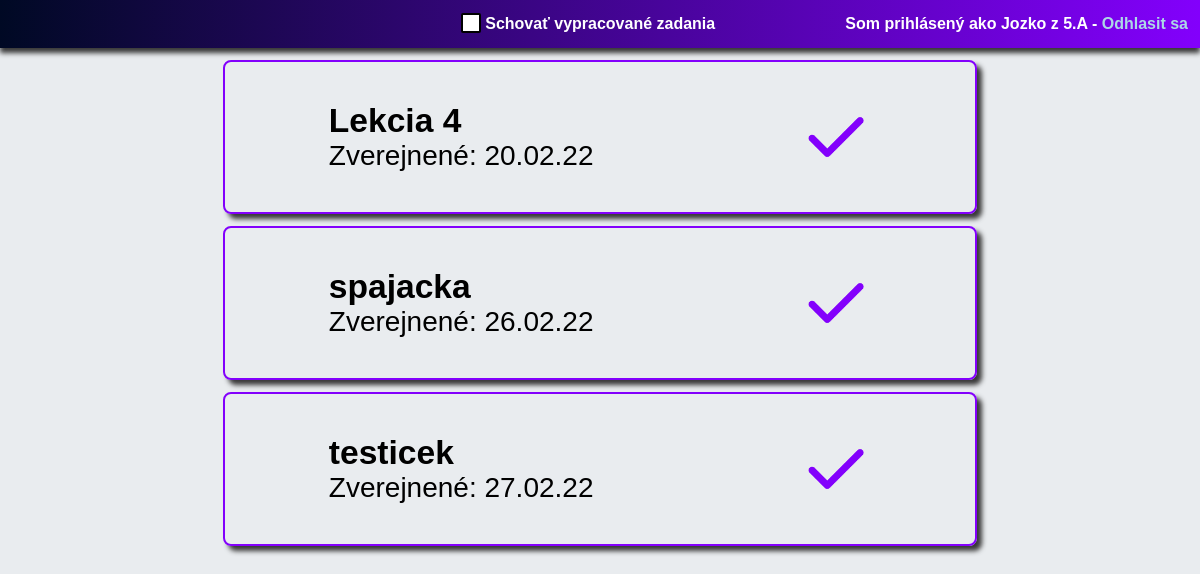
Before: /slovicka/home/ (signed in) with the older database file.
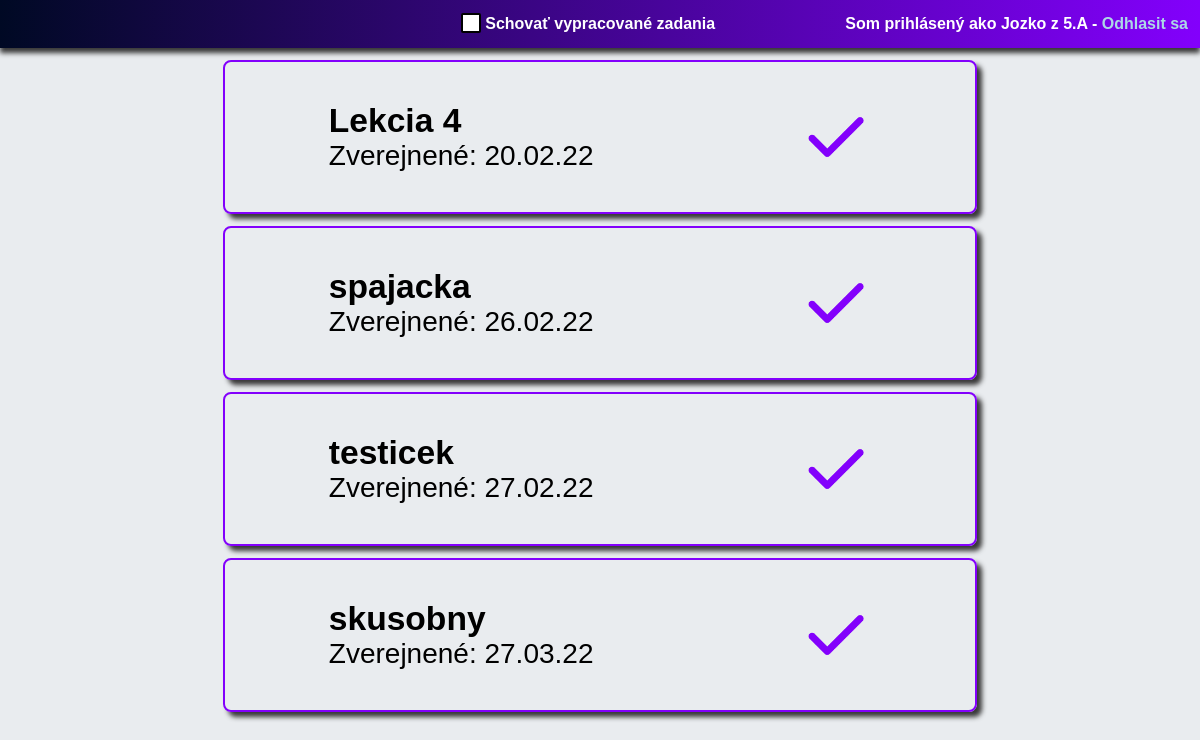
After: the same page with the newer database file.
### slovicka/models.py (models this page shows, shortened)
class Cvicenie(models.Model):
    nazov = models.CharField(max_length=50)
    datum = models.DateTimeField('Datum uverejnenia')
    groups = tuple(Group.objects.all())
    vyber = zip(map(str,groups),map(str,groups))
    trieda = models.CharField(max_length=100, choices=vyber)
    typ = models.CharField(max_length = 100, choices = [('Dopisovanie', 'Dopisovanie'), ('Spajanie', 'Spajanie')], default='Dopisovanie')
    class Meta:
        verbose_name_plural = 'Cvicenia'

### slovicka/views.py (the view)
# urls.py: 2. Add a URL to urlpatterns:  path('', views.home, name='home')
def home(request):
    if request.user.is_authenticated:
        if request.user.groups.all():
            trieda = str(request.user.groups.all()[0])
        else:
            trieda = None
        zoznamcviceni = Cvicenie.objects.filter(trieda=trieda)
        pokusy = [i.cvicenie for i in Pokus.objects.filter(ziak=request.user)]
        hotove = []
        for i in pokusy:
            if i in zoznamcviceni:
                hotove.append(i)
        return render(request, 'slovicka/home.html', context={
            'cvicenia' : zoznamcviceni,
            'hotove' : hotove
        })
    else:
        return redirect('prihlasenie/')

### slovicka/templates/slovicka/home.html (shortened to what this page needs)
{% load static %}
<html lang="en">
<head>
    <link rel="stylesheet" href="{% static 'slovicka/styles.css' %}">
</head>
<body>
<div class="notlogged" id="logged">
    <div class="checkboxclass">
        <input type="checkbox" id="checkboxik" onclick="schovat()">
        <label for="checkboxik">Schovať vypracované zadania</label>
    </div>
    <div class="userinfo">Som prihlásený ako {{ user.get_username|title }} z {{user.groups.get}} - <a class="odhlasenie" href="/slovicka/odhlasenie">Odhlasit sa</a></div>
</div>
{% if cvicenia %}
<div class="cviceniacont">
{% for cvicenie in cvicenia %}
<div class="cvicenia {% if cvicenie in hotove %}hotove{% endif %}">
    <a class="linknacvicenie" href="{% url 'cvicenie' cvicenie.id %}">
        <div class="popis">
            <div class="nazov">
                {{ cvicenie.nazov }}
            </div>
            <div class="datum">
                Zverejnené: {{ cvicenie.datum|date:"d.m.y" }}
            </div>
        </div>
        <div class="state">
          {% if cvicenie in hotove %}<img class="statepng" src="{% static 'slovicka/checkmark.png' %}"> {% else %}
            <img class="statepng" src="{% static 'slovicka/clock.png' %}"> {% endif %}
        </div>
    </a>
</div>
</div>
{% endfor %}
{% endif %}
</body>
</html>

Changed rows visible on the page:
added Cvicenie: nazov "skusobny", datum "27.03.22"
